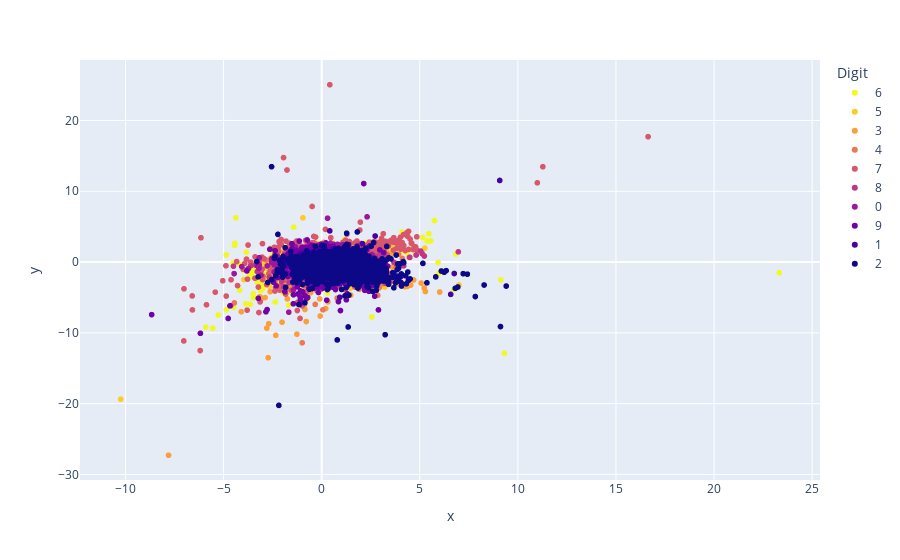

The cell this chart's notebook holds for it:
### Markdown cell above
### We mostly used the PCA to make it to 2Dimentional for visualization and better representation

### Code cell
import plotly.express as px
y_train_2 = y_train.astype(str)
fig = px.scatter(x = X_train_2[:,0],
                 y = X_train_2[:,1],
                 color = y_train_2,
                 color_discrete_sequence = px.colors.sequential.Plasma_r,
                 labels={'color': 'Digit'})
fig.show()

### Figure 1 — Plotly figure (JSON) as saved in the notebook; plotly's stock layout.template omitted (floating-point values rounded to 4 significant figures; data arrays with more than 128 entries replaced by an {"elided": "..."} marker saying what was removed)
{"data": [{"hovertemplate": "Digit=6<br>x=%{x}<br>y=%{y}<extra></extra>", "legendgroup": "6", "marker": {"color": "#f0f921", "symbol": "circle"}, "mode": "markers", "name": "6", "showlegend": true, "type": "scattergl", "x": {"elided": "3352 float values"}, "xaxis": "x", "y": {"elided": "3352 float values"}, "yaxis": "y"}, {"hovertemplate": "Digit=5<br>x=%{x}<br>y=%{y}<extra></extra>", "legendgroup": "5", "marker": {"color": "#fdca26", "symbol": "circle"}, "mode": "markers", "name": "5", "showlegend": true, "type": "scattergl", "x": {"elided": "3093 float values"}, "xaxis": "x", "y": {"elided": "3093 float values"}, "yaxis": "y"}, {"hovertemplate": "Digit=3<br>x=%{x}<br>y=%{y}<extra></extra>", "legendgroup": "3", "marker": {"color": "#fb9f3a", "symbol": "circle"}, "mode": "markers", "name": "3", "showlegend": true, "type": "scattergl", "x": {"elided": "3414 float values"}, "xaxis": "x", "y": {"elided": "3414 float values"}, "yaxis": "y"}, {"hovertemplate": "Digit=4<br>x=%{x}<br>y=%{y}<extra></extra>", "legendgroup": "4", "marker": {"color": "#ed7953", "symbol": "circle"}, "mode": "markers", "name": "4", "showlegend": true, "type": "scattergl", "x": {"elided": "3233 float values"}, "xaxis": "x", "y": {"elided": "3233 float values"}, "yaxis": "y"}, {"hovertemplate": "Digit=7<br>x=%{x}<br>y=%{y}<extra></extra>", "legendgroup": "7", "marker": {"color": "#d8576b", "symbol": "circle"}, "mode": "markers", "name": "7", "showlegend": true, "type": "scattergl", "x": {"elided": "3508 float values"}, "xaxis": "x", "y": {"elided": "3508 float values"}, "yaxis": "y"}, {"hovertemplate": "Digit=8<br>x=%{x}<br>y=%{y}<extra></extra>", "legendgroup": "8", "marker": {"color": "#bd3786", "symbol": "circle"}, "mode": "markers", "name": "8", "showlegend": true, "type": "scattergl", "x": {"elided": "3228 float values"}, "xaxis": "x", "y": {"elided": "3228 float values"}, "yaxis": "y"}, {"hovertemplate": "Digit=0<br>x=%{x}<br>y=%{y}<extra></extra>", "legendgroup": "0", "marker": {"color": "#9c179e", "symbol": "circle"}, "mode": "markers", "name": "0", "showlegend": true, "type": "scattergl", "x": {"elided": "3316 float values"}, "xaxis": "x", "y": {"elided": "3316 float values"}, "yaxis": "y"}, {"hovertemplate": "Digit=9<br>x=%{x}<br>y=%{y}<extra></extra>", "legendgroup": "9", "marker": {"color": "#7201a8", "symbol": "circle"}, "mode": "markers", "name": "9", "showlegend": true, "type": "scattergl", "x": {"elided": "3350 float values"}, "xaxis": "x", "y": {"elided": "3350 float values"}, "yaxis": "y"}, {"hovertemplate": "Digit=1<br>x=%{x}<br>y=%{y}<extra></extra>", "legendgroup": "1", "marker": {"color": "#46039f", "symbol": "circle"}, "mode": "markers", "name": "1", "showlegend": true, "type": "scattergl", "x": {"elided": "3775 float values"}, "xaxis": "x", "y": {"elided": "3775 float values"}, "yaxis": "y"}, {"hovertemplate": "Digit=2<br>x=%{x}<br>y=%{y}<extra></extra>", "legendgroup": "2", "marker": {"color": "#0d0887", "symbol": "circle"}, "mode": "markers", "name": "2", "showlegend": true, "type": "scattergl", "x": {"elided": "3331 float values"}, "xaxis": "x", "y": {"elided": "3331 float values"}, "yaxis": "y"}], "layout": {"legend": {"title": {"text": "Digit"}, "tracegroupgap": 0}, "margin": {"t": 60}, "xaxis": {"anchor": "y", "domain": [0, 1], "title": {"text": "x"}}, "yaxis": {"anchor": "x", "domain": [0, 1], "title": {"text": "y"}}}}
